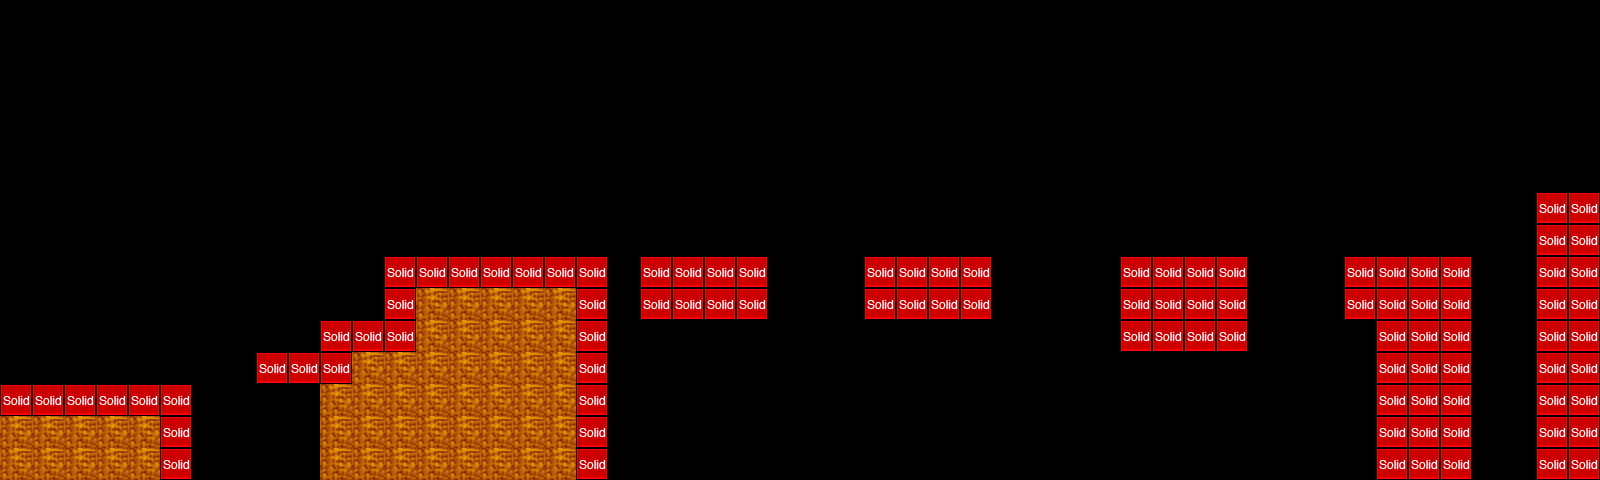

Below is a game level as drawn by its tile map, then a one-line description and the .tmx that defines it (tile-layer data replaced by summaries):
An orthogonal 50x15 tile map with 32x32 px tiles, 2 tile layers (tiles, collision), 2 tilesets and 10 objects (5x EnemyEntity, 4x me.LevelEntity, mainPlayer).

<map version="1.0" orientation="orthogonal" width="50" height="15" tilewidth="32" tileheight="32">
 <properties>
  <property name="background_color" value="#000000" />
 </properties>
 <tileset firstgid="1" name="floor" tilewidth="32" tileheight="32">
  <image source="tiles/floor.png" width="32" height="32" />
 </tileset>
 <tileset firstgid="2" name="metatiles32x32" tilewidth="32" tileheight="32">
  <image source="tiles/metatiles32x32.png" width="160" height="32" />
  <tile id="0">
   <properties>
    <property name="type" value="solid" />
   </properties>
  </tile>
 </tileset>
 <layer name="tiles" width="50" height="15">
  <data>[750 cells, 148 non-empty, 1 distinct tile ids]</data>
 </layer>
 <layer name="collision" width="50" height="15">
  <data>[750 cells, 97 non-empty, 1 distinct tile ids]</data>
 </layer>
 <objectgroup name="entities" width="50" height="15">
  <object name="mainPlayer" x="4" y="196" width="29" height="24">
   <properties>
    <property name="image" value="tank" />
    <property name="spritewidth" value="64" />
   </properties>
  </object>
  <object name="me.LevelEntity" x="195" y="452" width="121" height="25">
   <properties>
    <property name="to" value="map03" />
   </properties>
  </object>
  <object name="me.LevelEntity" x="612" y="445" width="760" height="29">
   <properties>
    <property name="to" value="map03" />
   </properties>
  </object>
  <object name="me.LevelEntity" x="1472" y="453" width="64" height="25">
   <properties>
    <property name="to" value="map03" />
   </properties>
  </object>
  <object name="me.LevelEntity" x="1540" y="123" width="64" height="64">
   <properties>
    <property name="duration" value="15" />
    <property name="fade" value="#FFFFFF" />
    <property name="to" value="map04" />
   </properties>
  </object>
  <object name="EnemyEntity" x="388" y="227" width="221" height="27" />
  <object name="EnemyEntity" x="642" y="227" width="124" height="30" />
  <object name="EnemyEntity" x="866" y="225" width="124" height="30" />
  <object name="EnemyEntity" x="1122" y="225" width="124" height="30" />
  <object name="EnemyEntity" x="1345" y="224" width="124" height="30" />
 </objectgroup>
</map>
